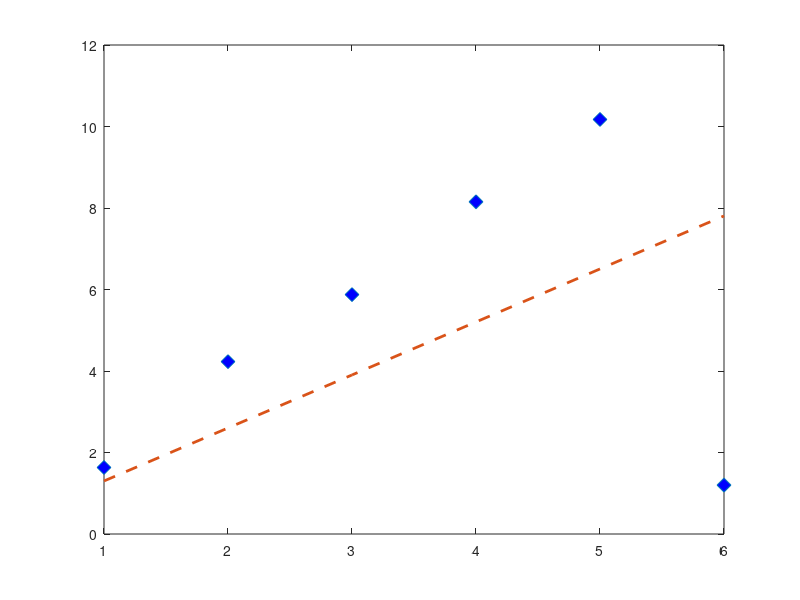

Write MATLAB code to recreate this figure. (Note: this script raises an error after producing the figure.)
%{

(1) Motivate l1 or l_p (1<=p<=infty) regression

(2) Sketching approaches
Ref: "The Fast Cauchy Transform..." by Clarkson et all 2016
in SIAM J Sci Comp, ?http://epubs.siam.org/doi/10.1137/140963698

see also David Woodruff's 2014 monograph

Stephen Becker

%}

%% Why l1 regression? Let's do a 1D example
rng(0);
x   = 2;
A   = (1:6)';
[M,N]   = size(A); % N = 1 since 1D example
z   = .3*randn(M,1);
b   = A*x + z;

b(6) = 1.2; % gross corruption, e.g., someone typed "1.2" instead of "12"

% Notation is funny: "x" is really like a slope,
%   and "A" is really like "x"
figure(1); clf;
h=plot( A, b, 'd', 'DisplayName', 'Samples','markersize',10,...
    'markerfacecolor','b');
hold all
% plot( A, A*x, '-', 'DisplayName', 'True data','linewidth',2);

% Find line of best fit, in l2 sense
xLS     = A\b;
plot( A, A*xLS, '--', 'DisplayName', 'l2 fit','linewidth',2);
cvx_begin quiet
    variable x1(N)
    minimize norm( A*x1 - b , 1 )
cvx_end
plot( A, A*x1, '--', 'DisplayName', 'l1 fit','linewidth',2);
legend('location','northwest');
set(gca,'fontsize',18);


%% Check basic Johnson-Lindenstrauss results: preserve distance in lp sense
rng(0);
% nPoints     = 1e3;
M           = 5e2; % dimension of each point
% make the data points, some of them sparse, some weird distributions, ...
A   = [log(abs(gallery('binomial',M))), gallery('dramadah',M), ...
    gallery('cauchy',M), gallery('hanowa',M), gallery('lotkin',M) ];
nPoints     = size(A,2);

clf; cspy(A); title('Depiction of matrix "A"');
% normalize it
nrms2_A = sqrt( sum(A.^2,1) );
nrms1_A = sum(abs(A),1);
% A       = bsxfun( @times, A, 1./nrms );

%% Take the l2 sketch
m   = round(.3*M);
addpath ~/Repos/randomized-algorithm-class/Code/
%% Gaussian sketch
S   = randn(m,M)/sqrt(m);
SA  = S*A;
%% FJLT sketch
ind = randperm(M,m);
SA  = dct(spdiags(sign(randn(M,1)),0,M,M)*A);
SA  = sqrt(M/m)*SA(ind,:);
%% Cauchy sketch
% Same as student-t with 1 degree of freedom
S   = trnd(1,m,M);
SA  = 1/sqrt(m)*S*A;
%% Check if we've preserved l1 and l2 norms
nrms2    = sqrt( sum(SA.^2,1) );
nrms1    = sum(  abs(SA),1);
figure(1); clf;
subplot(1,2,1);
histogram( nrms2./nrms2_A,'Normalization','probability' )
xlim([0,2]);
title('$\|Sx\|_2/\|x\|_2$','interpreter','latex','fontsize',20);

subplot(1,2,2);
histogram( nrms1./nrms1_A,'Normalization','probability' )
title('$\|Sx\|_1/\|x\|_1$','interpreter','latex','fontsize',20);

%% Zoom in on histograms for the case of Cauchy sketch
figure(1); clf;
BMIN    = .5;
BMAX    = 40;
subplot(1,2,1);
histogram( nrms2./nrms2_A,'BinLimits',[BMIN,BMAX] ,'Normalization','pdf')
% xlim([0,2]);
title('$\|Sx\|_2/\|x\|_2$','interpreter','latex','fontsize',20);

subplot(1,2,2);
histogram( nrms1./nrms1_A ,'BinLimits',[BMIN,BMAX],'Normalization','pdf')
title('$\|Sx\|_1/\|x\|_1$','interpreter','latex','fontsize',20);



%% Interpret another way: use p-stable to estimate p-norms
innerProds    = sqrt( abs(sum(SA,1)) ); % abs after sum

figure(1); clf;
BMIN    = .5;
BMAX    = 10;
histogram( innerProds./nrms1_A,'BinLimits',[BMIN,BMAX] ,'Normalization','pdf')
% xlim([0,2]);
title('$\sqrt{E|\langle x, s \rangle|^2} /\|x\|_1$','interpreter','latex','fontsize',20);






%% Regression
rng(0);
M   = 1e3;
N   = 1e2;
A   = rand(M,N);
x0  = randn(N,1);
b   = A*x0 + randn(M,1);

% Solve large problem for reference solution
tic
cvx_begin quiet
  variable x(N)
  minimize norm( A*x - b, 1 )
cvx_end
toc
xRef    = x;
%% Make well-conditioned basis
rng(1);
m   = round(.5*M);
for i = 1:2
    switch i
        case 1
            % Cauchy sketch:
            S   = trnd(1,m,M)/sqrt(m);
            fprintf('\nUsing Cauchy sketch\n');
        case 2
            % Gaussian sketch
            S   = randn(m,M)/sqrt(m);
            fprintf('\nUsing Gaussian sketch\n');
    end

SA  = S*A;


[Q,R]   = qr(SA,0);
Q   = A/R;
% estimate l1 leverage scores
levScores   = sum( abs(Q), 2 );
% weighted sampling
ind         = randsample(M,round(.5*M), true,levScores );

%  == Solve smaller problem
tic
cvx_begin quiet
  variable x(N)
  minimize norm( A(ind,:)*x - b(ind), 1 )
cvx_end
toc
er1=norm( x - xRef )/norm(xRef );
er2=norm( A*x - b, 1 )/norm( A*xRef - b, 1 ) - 1;
fprintf('||x-xRef| is %.2e, ||Ax-b||_1/||AxRef-b||_1-1 is %.2e\n', er1,er2);

end